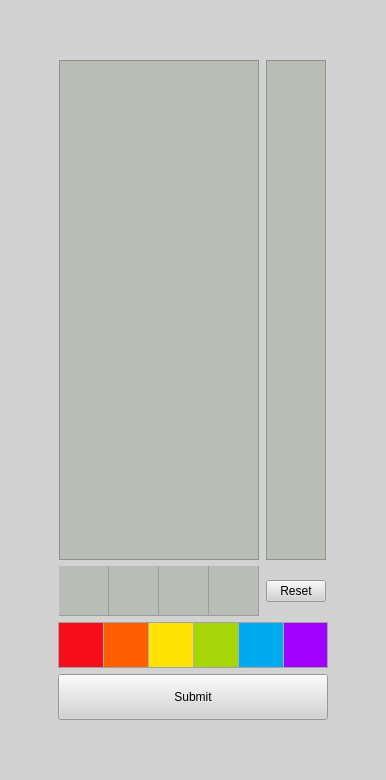
<?xml version="1.0" encoding="UTF-8"?>
<ui version="4.0">
 <class>BaseMainWindow</class>
 <widget class="QMainWindow" name="BaseMainWindow">
  <property name="windowModality">
   <enum>Qt::NonModal</enum>
  </property>
  <property name="geometry">
   <rect>
    <x>0</x>
    <y>0</y>
    <width>386</width>
    <height>780</height>
   </rect>
  </property>
  <property name="sizePolicy">
   <sizepolicy hsizetype="Fixed" vsizetype="Fixed">
    <horstretch>0</horstretch>
    <verstretch>0</verstretch>
   </sizepolicy>
  </property>
  <property name="baseSize">
   <size>
    <width>3</width>
    <height>0</height>
   </size>
  </property>
  <property name="windowTitle">
   <string>Mastermind</string>
  </property>
  <property name="windowIcon">
   <iconset>
    <normaloff>diamond.png</normaloff>diamond.png</iconset>
  </property>
  <property name="styleSheet">
   <string notr="true">background-color: rgb(210, 210, 210)</string>
  </property>
  <widget class="QWidget" name="centralwidget">
   <layout class="QHBoxLayout" name="horizontalLayout_8">
    <item>
     <spacer name="horizontalSpacer">
      <property name="orientation">
       <enum>Qt::Horizontal</enum>
      </property>
      <property name="sizeHint" stdset="0">
       <size>
        <width>0</width>
        <height>0</height>
       </size>
      </property>
     </spacer>
    </item>
    <item>
     <layout class="QHBoxLayout" name="horizontalLayout_7">
      <item>
       <layout class="QVBoxLayout" name="verticalLayout_3">
        <item>
         <spacer name="verticalSpacer_2">
          <property name="orientation">
           <enum>Qt::Vertical</enum>
          </property>
          <property name="sizeHint" stdset="0">
           <size>
            <width>13</width>
            <height>13</height>
           </size>
          </property>
         </spacer>
        </item>
        <item>
         <layout class="QHBoxLayout" name="horizontalLayout_4" stretch="0,0">
          <item>
           <widget class="QTableView" name="oldGuessesView">
            <property name="enabled">
             <bool>false</bool>
            </property>
            <property name="minimumSize">
             <size>
              <width>200</width>
              <height>500</height>
             </size>
            </property>
            <property name="maximumSize">
             <size>
              <width>200</width>
              <height>16777215</height>
             </size>
            </property>
            <property name="styleSheet">
             <string notr="true">background-color: rgb(186, 189, 182);</string>
            </property>
            <property name="frameShape">
             <enum>QFrame::StyledPanel</enum>
            </property>
            <property name="frameShadow">
             <enum>QFrame::Plain</enum>
            </property>
            <property name="verticalScrollBarPolicy">
             <enum>Qt::ScrollBarAlwaysOff</enum>
            </property>
            <property name="horizontalScrollBarPolicy">
             <enum>Qt::ScrollBarAlwaysOff</enum>
            </property>
            <attribute name="horizontalHeaderVisible">
             <bool>false</bool>
            </attribute>
            <attribute name="horizontalHeaderHighlightSections">
             <bool>false</bool>
            </attribute>
            <attribute name="verticalHeaderVisible">
             <bool>false</bool>
            </attribute>
            <attribute name="verticalHeaderHighlightSections">
             <bool>false</bool>
            </attribute>
           </widget>
          </item>
          <item>
           <widget class="QTableView" name="scoreView">
            <property name="enabled">
             <bool>false</bool>
            </property>
            <property name="minimumSize">
             <size>
              <width>60</width>
              <height>0</height>
             </size>
            </property>
            <property name="maximumSize">
             <size>
              <width>60</width>
              <height>16777215</height>
             </size>
            </property>
            <property name="autoFillBackground">
             <bool>false</bool>
            </property>
            <property name="styleSheet">
             <string notr="true">background-color: rgb(186, 189, 182)</string>
            </property>
            <property name="frameShadow">
             <enum>QFrame::Plain</enum>
            </property>
            <property name="verticalScrollBarPolicy">
             <enum>Qt::ScrollBarAlwaysOff</enum>
            </property>
            <property name="horizontalScrollBarPolicy">
             <enum>Qt::ScrollBarAlwaysOff</enum>
            </property>
            <property name="autoScroll">
             <bool>false</bool>
            </property>
            <attribute name="horizontalHeaderVisible">
             <bool>false</bool>
            </attribute>
            <attribute name="horizontalHeaderHighlightSections">
             <bool>false</bool>
            </attribute>
            <attribute name="verticalHeaderVisible">
             <bool>false</bool>
            </attribute>
            <attribute name="verticalHeaderHighlightSections">
             <bool>false</bool>
            </attribute>
           </widget>
          </item>
         </layout>
        </item>
        <item>
         <layout class="QHBoxLayout" name="horizontalLayout_5">
          <item>
           <widget class="QTableWidget" name="thisGuessTable">
            <property name="enabled">
             <bool>false</bool>
            </property>
            <property name="sizePolicy">
             <sizepolicy hsizetype="Minimum" vsizetype="Minimum">
              <horstretch>0</horstretch>
              <verstretch>0</verstretch>
             </sizepolicy>
            </property>
            <property name="minimumSize">
             <size>
              <width>0</width>
              <height>50</height>
             </size>
            </property>
            <property name="maximumSize">
             <size>
              <width>200</width>
              <height>50</height>
             </size>
            </property>
            <property name="palette">
             <palette>
              <active>
               <colorrole role="WindowText">
                <brush brushstyle="SolidPattern">
                 <color alpha="255">
                  <red>0</red>
                  <green>0</green>
                  <blue>0</blue>
                 </color>
                </brush>
               </colorrole>
               <colorrole role="Button">
                <brush brushstyle="SolidPattern">
                 <color alpha="255">
                  <red>186</red>
                  <green>189</green>
                  <blue>182</blue>
                 </color>
                </brush>
               </colorrole>
               <colorrole role="Light">
                <brush brushstyle="SolidPattern">
                 <color alpha="255">
                  <red>255</red>
                  <green>255</green>
                  <blue>255</blue>
                 </color>
                </brush>
               </colorrole>
               <colorrole role="Midlight">
                <brush brushstyle="SolidPattern">
                 <color alpha="255">
                  <red>255</red>
                  <green>255</green>
                  <blue>255</blue>
                 </color>
                </brush>
               </colorrole>
               <colorrole role="Dark">
                <brush brushstyle="SolidPattern">
                 <color alpha="255">
                  <red>127</red>
                  <green>127</green>
                  <blue>127</blue>
                 </color>
                </brush>
               </colorrole>
               <colorrole role="Mid">
                <brush brushstyle="SolidPattern">
                 <color alpha="255">
                  <red>170</red>
                  <green>170</green>
                  <blue>170</blue>
                 </color>
                </brush>
               </colorrole>
               <colorrole role="Text">
                <brush brushstyle="SolidPattern">
                 <color alpha="255">
                  <red>0</red>
                  <green>0</green>
                  <blue>0</blue>
                 </color>
                </brush>
               </colorrole>
               <colorrole role="BrightText">
                <brush brushstyle="SolidPattern">
                 <color alpha="255">
                  <red>255</red>
                  <green>255</green>
                  <blue>255</blue>
                 </color>
                </brush>
               </colorrole>
               <colorrole role="ButtonText">
                <brush brushstyle="SolidPattern">
                 <color alpha="255">
                  <red>0</red>
                  <green>0</green>
                  <blue>0</blue>
                 </color>
                </brush>
               </colorrole>
               <colorrole role="Base">
                <brush brushstyle="SolidPattern">
                 <color alpha="255">
                  <red>186</red>
                  <green>189</green>
                  <blue>182</blue>
                 </color>
                </brush>
               </colorrole>
               <colorrole role="Window">
                <brush brushstyle="SolidPattern">
                 <color alpha="255">
                  <red>186</red>
                  <green>189</green>
                  <blue>182</blue>
                 </color>
                </brush>
               </colorrole>
               <colorrole role="Shadow">
                <brush brushstyle="SolidPattern">
                 <color alpha="255">
                  <red>0</red>
                  <green>0</green>
                  <blue>0</blue>
                 </color>
                </brush>
               </colorrole>
               <colorrole role="AlternateBase">
                <brush brushstyle="SolidPattern">
                 <color alpha="255">
                  <red>255</red>
                  <green>255</green>
                  <blue>255</blue>
                 </color>
                </brush>
               </colorrole>
               <colorrole role="ToolTipBase">
                <brush brushstyle="SolidPattern">
                 <color alpha="255">
                  <red>255</red>
                  <green>255</green>
                  <blue>220</blue>
                 </color>
                </brush>
               </colorrole>
               <colorrole role="ToolTipText">
                <brush brushstyle="SolidPattern">
                 <color alpha="255">
                  <red>0</red>
                  <green>0</green>
                  <blue>0</blue>
                 </color>
                </brush>
               </colorrole>
              </active>
              <inactive>
               <colorrole role="WindowText">
                <brush brushstyle="SolidPattern">
                 <color alpha="255">
                  <red>0</red>
                  <green>0</green>
                  <blue>0</blue>
                 </color>
                </brush>
               </colorrole>
               <colorrole role="Button">
                <brush brushstyle="SolidPattern">
                 <color alpha="255">
                  <red>186</red>
                  <green>189</green>
                  <blue>182</blue>
                 </color>
                </brush>
               </colorrole>
               <colorrole role="Light">
                <brush brushstyle="SolidPattern">
                 <color alpha="255">
                  <red>255</red>
                  <green>255</green>
                  <blue>255</blue>
                 </color>
                </brush>
               </colorrole>
               <colorrole role="Midlight">
                <brush brushstyle="SolidPattern">
                 <color alpha="255">
                  <red>255</red>
                  <green>255</green>
                  <blue>255</blue>
                 </color>
                </brush>
               </colorrole>
               <colorrole role="Dark">
                <brush brushstyle="SolidPattern">
                 <color alpha="255">
                  <red>127</red>
                  <green>127</green>
                  <blue>127</blue>
                 </color>
                </brush>
               </colorrole>
               <colorrole role="Mid">
                <brush brushstyle="SolidPattern">
                 <color alpha="255">
                  <red>170</red>
                  <green>170</green>
                  <blue>170</blue>
                 </color>
                </brush>
               </colorrole>
               <colorrole role="Text">
                <brush brushstyle="SolidPattern">
                 <color alpha="255">
                  <red>0</red>
                  <green>0</green>
                  <blue>0</blue>
                 </color>
                </brush>
               </colorrole>
               <colorrole role="BrightText">
                <brush brushstyle="SolidPattern">
                 <color alpha="255">
                  <red>255</red>
                  <green>255</green>
                  <blue>255</blue>
                 </color>
                </brush>
               </colorrole>
               <colorrole role="ButtonText">
                <brush brushstyle="SolidPattern">
                 <color alpha="255">
                  <red>0</red>
                  <green>0</green>
                  <blue>0</blue>
                 </color>
                </brush>
               </colorrole>
               <colorrole role="Base">
                <brush brushstyle="SolidPattern">
                 <color alpha="255">
                  <red>186</red>
                  <green>189</green>
                  <blue>182</blue>
                 </color>
                </brush>
               </colorrole>
               <colorrole role="Window">
                <brush brushstyle="SolidPattern">
                 <color alpha="255">
                  <red>186</red>
                  <green>189</green>
                  <blue>182</blue>
                 </color>
                </brush>
               </colorrole>
               <colorrole role="Shadow">
                <brush brushstyle="SolidPattern">
                 <color alpha="255">
                  <red>0</red>
                  <green>0</green>
                  <blue>0</blue>
                 </color>
                </brush>
               </colorrole>
               <colorrole role="AlternateBase">
                <brush brushstyle="SolidPattern">
                 <color alpha="255">
                  <red>255</red>
                  <green>255</green>
                  <blue>255</blue>
                 </color>
                </brush>
               </colorrole>
               <colorrole role="ToolTipBase">
                <brush brushstyle="SolidPattern">
                 <color alpha="255">
                  <red>255</red>
                  <green>255</green>
                  <blue>220</blue>
                 </color>
                </brush>
               </colorrole>
               <colorrole role="ToolTipText">
                <brush brushstyle="SolidPattern">
                 <color alpha="255">
                  <red>0</red>
                  <green>0</green>
                  <blue>0</blue>
                 </color>
                </brush>
               </colorrole>
              </inactive>
              <disabled>
               <colorrole role="WindowText">
                <brush brushstyle="SolidPattern">
                 <color alpha="255">
                  <red>127</red>
                  <green>127</green>
                  <blue>127</blue>
                 </color>
                </brush>
               </colorrole>
               <colorrole role="Button">
                <brush brushstyle="SolidPattern">
                 <color alpha="255">
                  <red>186</red>
                  <green>189</green>
                  <blue>182</blue>
                 </color>
                </brush>
               </colorrole>
               <colorrole role="Light">
                <brush brushstyle="SolidPattern">
                 <color alpha="255">
                  <red>255</red>
                  <green>255</green>
                  <blue>255</blue>
                 </color>
                </brush>
               </colorrole>
               <colorrole role="Midlight">
                <brush brushstyle="SolidPattern">
                 <color alpha="255">
                  <red>255</red>
                  <green>255</green>
                  <blue>255</blue>
                 </color>
                </brush>
               </colorrole>
               <colorrole role="Dark">
                <brush brushstyle="SolidPattern">
                 <color alpha="255">
                  <red>127</red>
                  <green>127</green>
                  <blue>127</blue>
                 </color>
                </brush>
               </colorrole>
               <colorrole role="Mid">
                <brush brushstyle="SolidPattern">
                 <color alpha="255">
                  <red>170</red>
                  <green>170</green>
                  <blue>170</blue>
                 </color>
                </brush>
               </colorrole>
               <colorrole role="Text">
                <brush brushstyle="SolidPattern">
                 <color alpha="255">
                  <red>127</red>
                  <green>127</green>
                  <blue>127</blue>
                 </color>
                </brush>
               </colorrole>
               <colorrole role="BrightText">
                <brush brushstyle="SolidPattern">
                 <color alpha="255">
                  <red>255</red>
                  <green>255</green>
                  <blue>255</blue>
                 </color>
                </brush>
               </colorrole>
               <colorrole role="ButtonText">
                <brush brushstyle="SolidPattern">
                 <color alpha="255">
                  <red>127</red>
                  <green>127</green>
                  <blue>127</blue>
                 </color>
                </brush>
               </colorrole>
               <colorrole role="Base">
                <brush brushstyle="SolidPattern">
                 <color alpha="255">
                  <red>186</red>
                  <green>189</green>
                  <blue>182</blue>
                 </color>
                </brush>
               </colorrole>
               <colorrole role="Window">
                <brush brushstyle="SolidPattern">
                 <color alpha="255">
                  <red>186</red>
                  <green>189</green>
                  <blue>182</blue>
                 </color>
                </brush>
               </colorrole>
               <colorrole role="Shadow">
                <brush brushstyle="SolidPattern">
                 <color alpha="255">
                  <red>0</red>
                  <green>0</green>
                  <blue>0</blue>
                 </color>
                </brush>
               </colorrole>
               <colorrole role="AlternateBase">
                <brush brushstyle="SolidPattern">
                 <color alpha="255">
                  <red>255</red>
                  <green>255</green>
                  <blue>255</blue>
                 </color>
                </brush>
               </colorrole>
               <colorrole role="ToolTipBase">
                <brush brushstyle="SolidPattern">
                 <color alpha="255">
                  <red>255</red>
                  <green>255</green>
                  <blue>220</blue>
                 </color>
                </brush>
               </colorrole>
               <colorrole role="ToolTipText">
                <brush brushstyle="SolidPattern">
                 <color alpha="255">
                  <red>0</red>
                  <green>0</green>
                  <blue>0</blue>
                 </color>
                </brush>
               </colorrole>
              </disabled>
             </palette>
            </property>
            <property name="acceptDrops">
             <bool>true</bool>
            </property>
            <property name="styleSheet">
             <string notr="true">background-color: rgb(186, 189, 182);</string>
            </property>
            <property name="frameShape">
             <enum>QFrame::NoFrame</enum>
            </property>
            <property name="verticalScrollBarPolicy">
             <enum>Qt::ScrollBarAlwaysOff</enum>
            </property>
            <property name="horizontalScrollBarPolicy">
             <enum>Qt::ScrollBarAlwaysOff</enum>
            </property>
            <property name="sizeAdjustPolicy">
             <enum>QAbstractScrollArea::AdjustToContents</enum>
            </property>
            <property name="wordWrap">
             <bool>true</bool>
            </property>
            <property name="cornerButtonEnabled">
             <bool>false</bool>
            </property>
            <property name="rowCount">
             <number>1</number>
            </property>
            <property name="columnCount">
             <number>4</number>
            </property>
            <attribute name="horizontalHeaderVisible">
             <bool>false</bool>
            </attribute>
            <attribute name="horizontalHeaderCascadingSectionResizes">
             <bool>false</bool>
            </attribute>
            <attribute name="horizontalHeaderDefaultSectionSize">
             <number>50</number>
            </attribute>
            <attribute name="horizontalHeaderHighlightSections">
             <bool>false</bool>
            </attribute>
            <attribute name="horizontalHeaderMinimumSectionSize">
             <number>0</number>
            </attribute>
            <attribute name="verticalHeaderVisible">
             <bool>false</bool>
            </attribute>
            <attribute name="verticalHeaderDefaultSectionSize">
             <number>50</number>
            </attribute>
            <attribute name="verticalHeaderHighlightSections">
             <bool>false</bool>
            </attribute>
            <attribute name="verticalHeaderMinimumSectionSize">
             <number>0</number>
            </attribute>
            <row/>
            <column/>
            <column/>
            <column/>
            <column/>
            <item row="0" column="0">
             <property name="text">
              <string notr="true"/>
             </property>
             <property name="flags">
              <set>ItemIsDropEnabled|ItemIsUserCheckable|ItemIsEnabled</set>
             </property>
            </item>
            <item row="0" column="1">
             <property name="text">
              <string/>
             </property>
             <property name="flags">
              <set>ItemIsDropEnabled|ItemIsUserCheckable|ItemIsEnabled</set>
             </property>
            </item>
            <item row="0" column="2">
             <property name="text">
              <string/>
             </property>
             <property name="flags">
              <set>ItemIsDropEnabled|ItemIsUserCheckable|ItemIsEnabled</set>
             </property>
            </item>
            <item row="0" column="3">
             <property name="text">
              <string/>
             </property>
             <property name="flags">
              <set>ItemIsDropEnabled|ItemIsUserCheckable|ItemIsEnabled</set>
             </property>
            </item>
           </widget>
          </item>
          <item>
           <widget class="QPushButton" name="resetButton">
            <property name="sizePolicy">
             <sizepolicy hsizetype="Expanding" vsizetype="Fixed">
              <horstretch>0</horstretch>
              <verstretch>0</verstretch>
             </sizepolicy>
            </property>
            <property name="maximumSize">
             <size>
              <width>60</width>
              <height>16777215</height>
             </size>
            </property>
            <property name="text">
             <string>Reset</string>
            </property>
           </widget>
          </item>
         </layout>
        </item>
        <item>
         <layout class="QHBoxLayout" name="horizontalLayout_6">
          <item>
           <widget class="QTableWidget" name="colorsTable">
            <property name="enabled">
             <bool>true</bool>
            </property>
            <property name="sizePolicy">
             <sizepolicy hsizetype="Minimum" vsizetype="Minimum">
              <horstretch>0</horstretch>
              <verstretch>0</verstretch>
             </sizepolicy>
            </property>
            <property name="minimumSize">
             <size>
              <width>270</width>
              <height>46</height>
             </size>
            </property>
            <property name="maximumSize">
             <size>
              <width>270</width>
              <height>46</height>
             </size>
            </property>
            <property name="focusPolicy">
             <enum>Qt::NoFocus</enum>
            </property>
            <property name="contextMenuPolicy">
             <enum>Qt::NoContextMenu</enum>
            </property>
            <property name="layoutDirection">
             <enum>Qt::LeftToRight</enum>
            </property>
            <property name="styleSheet">
             <string notr="true">border-top-color: qlineargradient(spread:pad, x1:0, y1:0, x2:1, y2:0, stop:0 rgba(0, 0, 0, 255), stop:1 rgba(255, 255, 255, 255));</string>
            </property>
            <property name="frameShadow">
             <enum>QFrame::Sunken</enum>
            </property>
            <property name="verticalScrollBarPolicy">
             <enum>Qt::ScrollBarAlwaysOff</enum>
            </property>
            <property name="horizontalScrollBarPolicy">
             <enum>Qt::ScrollBarAlwaysOff</enum>
            </property>
            <property name="sizeAdjustPolicy">
             <enum>QAbstractScrollArea::AdjustToContents</enum>
            </property>
            <property name="autoScroll">
             <bool>false</bool>
            </property>
            <property name="showDropIndicator" stdset="0">
             <bool>false</bool>
            </property>
            <property name="dragDropOverwriteMode">
             <bool>false</bool>
            </property>
            <property name="selectionMode">
             <enum>QAbstractItemView::NoSelection</enum>
            </property>
            <property name="verticalScrollMode">
             <enum>QAbstractItemView::ScrollPerItem</enum>
            </property>
            <property name="cornerButtonEnabled">
             <bool>false</bool>
            </property>
            <property name="rowCount">
             <number>1</number>
            </property>
            <property name="columnCount">
             <number>6</number>
            </property>
            <attribute name="horizontalHeaderVisible">
             <bool>false</bool>
            </attribute>
            <attribute name="horizontalHeaderCascadingSectionResizes">
             <bool>false</bool>
            </attribute>
            <attribute name="horizontalHeaderDefaultSectionSize">
             <number>45</number>
            </attribute>
            <attribute name="horizontalHeaderMinimumSectionSize">
             <number>0</number>
            </attribute>
            <attribute name="horizontalHeaderStretchLastSection">
             <bool>false</bool>
            </attribute>
            <attribute name="verticalHeaderVisible">
             <bool>false</bool>
            </attribute>
            <attribute name="verticalHeaderDefaultSectionSize">
             <number>45</number>
            </attribute>
            <attribute name="verticalHeaderMinimumSectionSize">
             <number>0</number>
            </attribute>
            <row/>
            <column/>
            <column/>
            <column/>
            <column/>
            <column/>
            <column/>
            <item row="0" column="0">
             <property name="text">
              <string/>
             </property>
             <property name="background">
              <brush brushstyle="SolidPattern">
               <color alpha="255">
                <red>247</red>
                <green>13</green>
                <blue>26</blue>
               </color>
              </brush>
             </property>
             <property name="flags">
              <set>ItemIsDragEnabled|ItemIsUserCheckable|ItemIsEnabled</set>
             </property>
            </item>
            <item row="0" column="1">
             <property name="text">
              <string/>
             </property>
             <property name="background">
              <brush brushstyle="SolidPattern">
               <color alpha="255">
                <red>255</red>
                <green>95</green>
                <blue>0</blue>
               </color>
              </brush>
             </property>
             <property name="flags">
              <set>ItemIsDragEnabled|ItemIsUserCheckable|ItemIsEnabled</set>
             </property>
            </item>
            <item row="0" column="2">
             <property name="text">
              <string/>
             </property>
             <property name="background">
              <brush brushstyle="SolidPattern">
               <color alpha="255">
                <red>255</red>
                <green>227</green>
                <blue>2</blue>
               </color>
              </brush>
             </property>
             <property name="flags">
              <set>ItemIsDragEnabled|ItemIsUserCheckable|ItemIsEnabled</set>
             </property>
            </item>
            <item row="0" column="3">
             <property name="text">
              <string/>
             </property>
             <property name="background">
              <brush brushstyle="SolidPattern">
               <color alpha="255">
                <red>166</red>
                <green>214</green>
                <blue>8</blue>
               </color>
              </brush>
             </property>
             <property name="flags">
              <set>ItemIsDragEnabled|ItemIsUserCheckable|ItemIsEnabled</set>
             </property>
            </item>
            <item row="0" column="4">
             <property name="text">
              <string/>
             </property>
             <property name="background">
              <brush brushstyle="SolidPattern">
               <color alpha="255">
                <red>0</red>
                <green>170</green>
                <blue>238</blue>
               </color>
              </brush>
             </property>
             <property name="flags">
              <set>ItemIsDragEnabled|ItemIsUserCheckable|ItemIsEnabled</set>
             </property>
            </item>
            <item row="0" column="5">
             <property name="text">
              <string/>
             </property>
             <property name="background">
              <brush brushstyle="SolidPattern">
               <color alpha="255">
                <red>159</red>
                <green>0</green>
                <blue>255</blue>
               </color>
              </brush>
             </property>
             <property name="flags">
              <set>ItemIsDragEnabled|ItemIsUserCheckable|ItemIsEnabled</set>
             </property>
            </item>
           </widget>
          </item>
         </layout>
        </item>
        <item>
         <widget class="QPushButton" name="submitButton">
          <property name="sizePolicy">
           <sizepolicy hsizetype="Preferred" vsizetype="Fixed">
            <horstretch>0</horstretch>
            <verstretch>0</verstretch>
           </sizepolicy>
          </property>
          <property name="minimumSize">
           <size>
            <width>0</width>
            <height>46</height>
           </size>
          </property>
          <property name="maximumSize">
           <size>
            <width>270</width>
            <height>16777215</height>
           </size>
          </property>
          <property name="acceptDrops">
           <bool>false</bool>
          </property>
          <property name="text">
           <string>Submit</string>
          </property>
         </widget>
        </item>
        <item>
         <spacer name="verticalSpacer">
          <property name="orientation">
           <enum>Qt::Vertical</enum>
          </property>
          <property name="sizeHint" stdset="0">
           <size>
            <width>13</width>
            <height>13</height>
           </size>
          </property>
         </spacer>
        </item>
       </layout>
      </item>
     </layout>
    </item>
    <item>
     <spacer name="horizontalSpacer_2">
      <property name="orientation">
       <enum>Qt::Horizontal</enum>
      </property>
      <property name="sizeHint" stdset="0">
       <size>
        <width>0</width>
        <height>0</height>
       </size>
      </property>
     </spacer>
    </item>
   </layout>
  </widget>
 </widget>
 <resources/>
 <connections/>
</ui>
